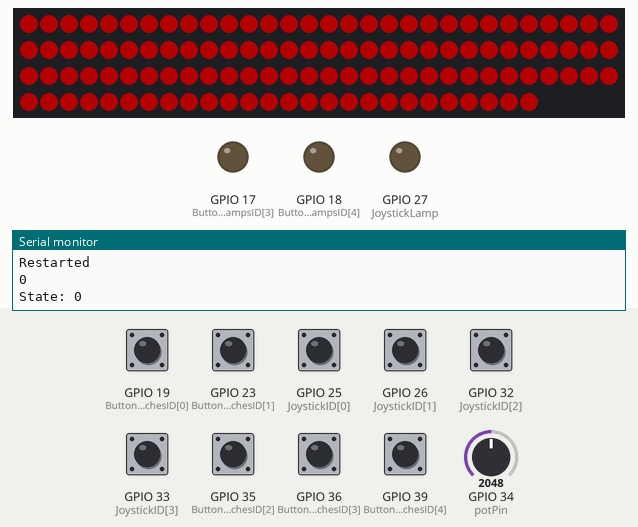
The program below on a simulated ESP32. Parts: 116 RGB LEDs in strip order, left to right, continuing on the next row, output pins drawn as LEDs (lit = HIGH), the last lines printed to the serial monitor. Wiring (inferred from the names in the program): 2 × LPD8806 LEDs: data GPIO 4, clock GPIO 2 / data GPIO 5, clock GPIO 16. The inputs (shaded band) are chosen by the test bench; at power-on: GPIO 19 (ButtonSwitchesID[0]), GPIO 23 (ButtonSwitchesID[1]), GPIO 25 (JoystickID[0]), GPIO 26 (JoystickID[1]), GPIO 32 (JoystickID[2]), GPIO 33 (JoystickID[3]), GPIO 35 (ButtonSwitchesID[2]), GPIO 36 (ButtonSwitchesID[3]), GPIO 39 (ButtonSwitchesID[4]) HIGH, GPIO 34 (potPin) = 2048. Dim RGB values are drawn brighter than linear; pins used as bus, display or sensor lines are not drawn.

Above: at 6.29 s.
7.3 s: GPIO 39 (ButtonSwitchesID[4]) pulled LOW for 0.15 s
At 7.4 s:
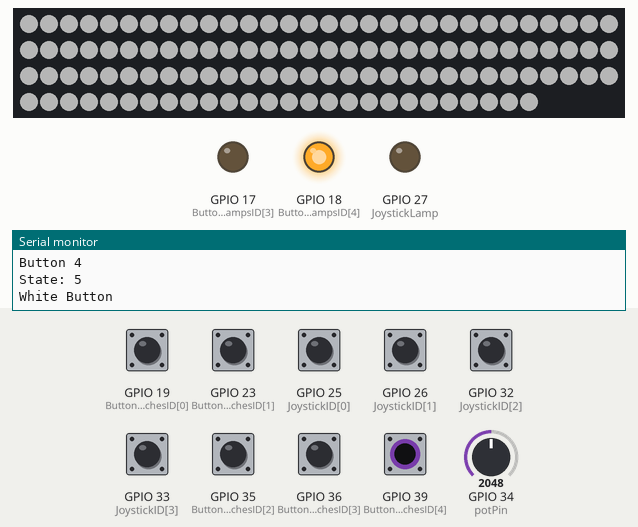
8.9 s: GPIO 19 (ButtonSwitchesID[0]) pulled LOW for 0.15 s
At 8.99 s:
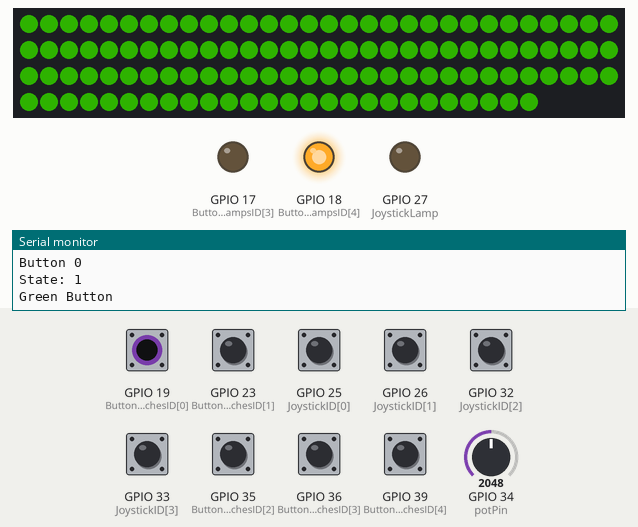
10.5 s: GPIO 36 (ButtonSwitchesID[3]) pulled LOW for 0.15 s
At 10.58 s:
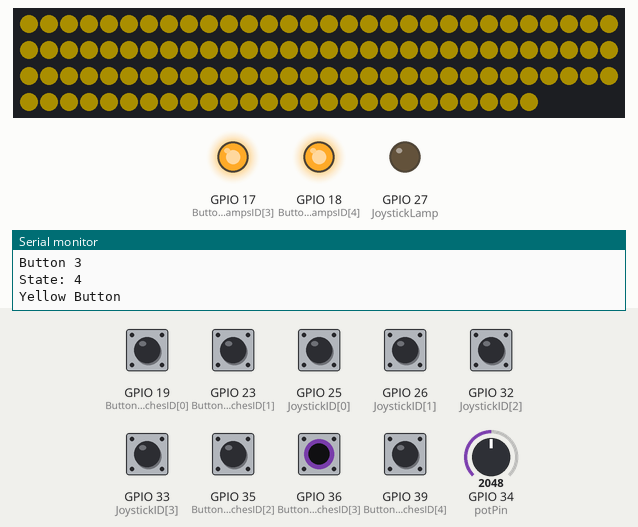
12.1 s: GPIO 35 (ButtonSwitchesID[2]) pulled LOW for 0.15 s
At 12.23 s:
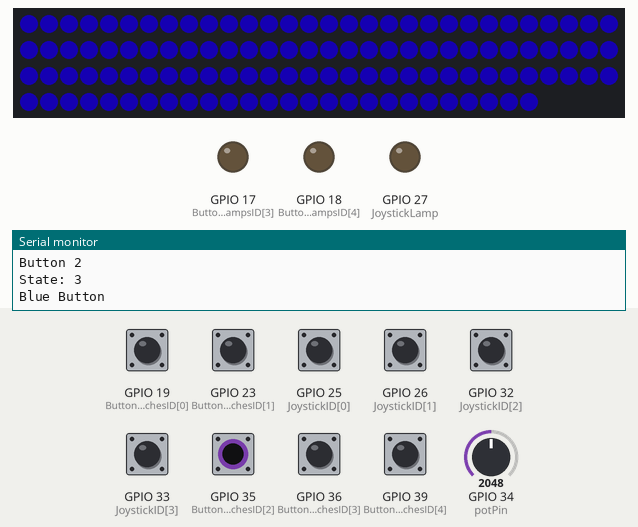
13.7 s: GPIO 23 (ButtonSwitchesID[1]) pulled LOW for 0.15 s
At 13.83 s:
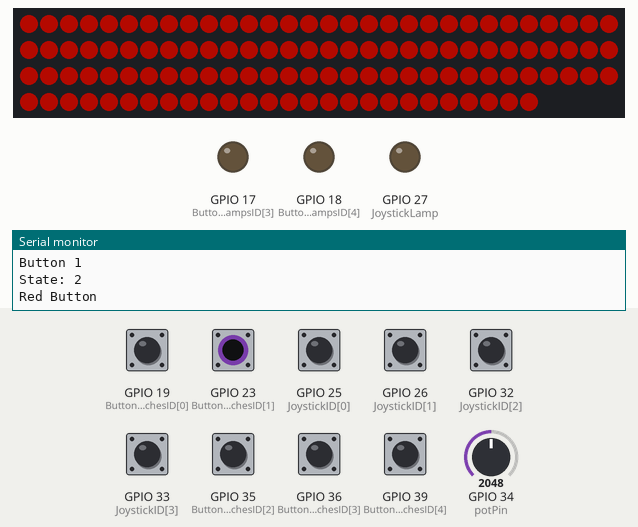
15.4 s: GPIO 25 (JoystickID[0]) pulled LOW for 0.15 s
At 15.54 s:
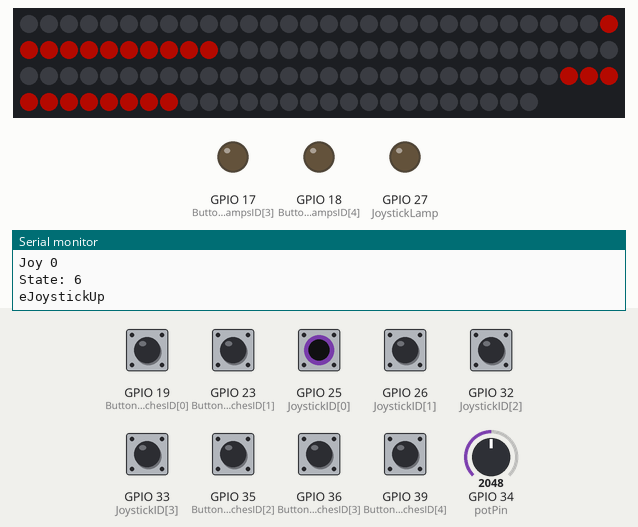
Timing chart, 0 to 20.0 s (numbered marks = the images above; inputs shaded):
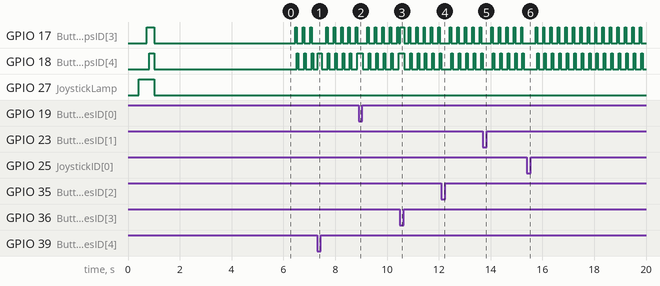

The program:

main.cpp
```cpp
#include <FastLED.h>

// How many leds in your strip?
#define NUM_LEDS 116

// For led chips like WS2812, which have a data line, ground, and power, you just
// need to define DATA_PIN.  For led chipsets that are SPI based (four wires - data, clock,
// ground, and power), like the LPD8806 define both DATA_PIN and CLOCK_PIN
// Clock pin only needed for SPI based chipsets when not using hardware SPI
#define DATA_PIN 3
#define CLOCK_PIN 13
#define LED 2
#define JoystickLamp 27


/*
*        S5                    S1
*|-------------------||-------------------|
*|                   ||                   |
*|                   ||                   |
*|S6               S8|| S4                | S2
*|                   ||                   |
*|       S7          ||        S3         |
*|-------------------||-------------------|
*/

//Right Side
//S8 + S2

//Left Side
//S6 + S4

#define S1s 0
#define S1e 11-1

#define S2s 11
#define S2e 11+18-1

#define S3s 11+18
#define S3e 11+18+11-1

#define S4s 11+18+11
#define S4e 11+18+11+18-1

#define S5s 11+18+11+18
#define S5e 11+18+11+18+11-1

#define S6s 11+18+11+18+11
#define S6e 11+18+11+18+11+18-1

#define S7s 11+18+11+18+11+18
#define S7e 11+18+11+18+11+18+11-1

#define S8s 11+18+11+18+11+18+11
#define S8e 11+18+11+18+11+18+11+18-1


// Potentiometer is connected to GPIO 34 (Analog ADC1_CH6)
const int potPin = 34;

// Define the array of leds
CRGB leds[NUM_LEDS];
int ButtonSwitchesID [5]={19,23,35,36,39};
int ButtonLampsID [5]={4,5,16,17,18};
int JoystickID[4]={25,26,32,33};
static uint8_t hue = 0;
static uint8_t lastHue = 0;
int i;
int j;
int potValue;
int nBrightness=255;
boolean bDEBUG=0;

void setup() {
  FastLED.addLeds<WS2812B, DATA_PIN, GRB>(leds, NUM_LEDS);  // GRB ordering is typical

  //Stayalive Signal
  pinMode(LED,OUTPUT);
  //ledcAttachPin(LED, 0);

  pinMode(ButtonLampsID[0],OUTPUT);
  pinMode(ButtonLampsID[1],OUTPUT);
  pinMode(ButtonLampsID[2],OUTPUT);
  pinMode(ButtonLampsID[3],OUTPUT);
  pinMode(ButtonLampsID[4],OUTPUT);

   //Joystick lights
  pinMode(JoystickLamp,OUTPUT);

  //Buttons
  pinMode(ButtonSwitchesID[0],INPUT_PULLUP);
  pinMode(ButtonSwitchesID[1],INPUT_PULLUP);
  pinMode(ButtonSwitchesID[2],INPUT_PULLUP);
  pinMode(ButtonSwitchesID[3],INPUT_PULLUP);
  pinMode(ButtonSwitchesID[4],INPUT_PULLUP);

  //Joystick
  pinMode(JoystickID[0],INPUT_PULLUP);
  pinMode(JoystickID[1],INPUT_PULLUP);
  pinMode(JoystickID[2],INPUT_PULLUP);
  pinMode(JoystickID[3],INPUT_PULLUP);

  //Turn the LED on, then pause
  leds[0] = CRGB::Red;
  FastLED.show();
  delay(10);

  // Now turn the LED off, then pause
  leds[0] = CRGB::Black;
  FastLED.show();

  //Serial port for debugging
  Serial.begin(115200);
  Serial.println("Restarted");
  Serial.println("");

}

//void fadeall() { for(int i = 0; i < NUM_LEDS; i++) { leds[i].nscale8(250); } }
void fadeall() { for(int i = 0; i < NUM_LEDS; i++) { leds[i].nscale8(253); } }

void initialiseShow(){
  //Light up Joystick
    digitalWrite(JoystickLamp, HIGH);
  //Light up buttons
  for(i=0;i<5;i++){
     digitalWrite(ButtonLampsID[i], HIGH);
     delay(100);
  }
  delay(100);
  for(i=0;i<5;i++){
     digitalWrite(ButtonLampsID[i], LOW);
  }
  digitalWrite(JoystickLamp, LOW);


  //Paint all and fade up
  hue=0;
  nBrightness=125;
  for(int k=0;k<NUM_LEDS;k++){
    leds[k] = CHSV(hue, 255, nBrightness);
    delay(10);
    FastLED.show();
  }
 delay(200);
  //
  for(int l=0;l<255;l++){
    for(int k=0;k<NUM_LEDS;k++){
      leds[k] = CHSV(l, 255, nBrightness);
    }
    delay(10);
    FastLED.show();
  }


}

void AllRed(int nBrightness){
  hue=5;
  lastHue=hue;
  for(int l=0;l<NUM_LEDS;l++){
    leds[l] = CHSV(hue, 255, nBrightness);

  }
   //FastLED.show();
}

void AllGreen(int nBrightness){
  hue=85;
  lastHue=hue;
  for(int k=0;k<NUM_LEDS;k++){
    leds[k] = CHSV(hue, 255, nBrightness);
    //leds[k] = CRGB::Green;

  }
   //FastLED.show();
}

void AllBlue(int nBrightness){
  hue=171;
  lastHue=hue;
  for(int k=0;k<NUM_LEDS;k++){
    leds[k] = CHSV(hue, 255, nBrightness);
  }
   //FastLED.show();
}

void AllWhite(int nBrightness){
  hue=255;
  lastHue=hue;
  for(int k=0;k<NUM_LEDS;k++){
    leds[k] = CHSV(hue, 0, nBrightness);
  }
  // FastLED.show();
}

void AllYellow(int nBrightness){
  hue=55;
  lastHue=hue;
  for(int k=0;k<NUM_LEDS;k++){
    leds[k] = CHSV(hue, 255, nBrightness);
  }
   //FastLED.show();
}

void PaintTop(int nBrightness){
  //s3 and S7
  for(int k=0;k<NUM_LEDS;k++){
    //'Segment3
    if ((k>=S3s) && (k<=S3e)){
      leds[k] = CHSV(lastHue, 255, nBrightness);
    }
    else if((k>=S7s) && (k<=S7e)){
      //Segment7
      leds[k] = CHSV(lastHue, 255, nBrightness);
    }
    else{
      leds[k] = CHSV(lastHue, 0, 0);
    }
  }
}

void PaintDown(int nBrightness){
    for(int k=0;k<NUM_LEDS;k++){
      //'Segment3
      if ((k>=S1s) && (k<=S1e)){
        leds[k] = CHSV(lastHue, 255, nBrightness);
      }
      else if((k>=S5s) && (k<=S5e)){
        //Segment7
        leds[k] = CHSV(lastHue, 255, nBrightness);
      }
      else{
        leds[k] = CHSV(lastHue, 0, 0);
      }
  }
}

void PaintRightSide(int nBrightness){
    for(int k=0;k<NUM_LEDS;k++){
      //'Segment4
      if ((k>=S4s) && (k<=S4e)){
        leds[k] = CHSV(lastHue, 255, nBrightness);
      }
      else if((k>=S6s) && (k<=S6e)){
        //Segment6
        leds[k] = CHSV(lastHue, 255, nBrightness);
      }
      else{
        leds[k] = CHSV(lastHue, 0, 0);
      }
  }
}

void PaintLeftSide(int nBrightness){
    for(int k=0;k<NUM_LEDS;k++){
      //'Segment4
      if ((k>=S2s) && (k<=S2e)){
        leds[k] = CHSV(lastHue, 255, nBrightness);
      }
      else if((k>=S8s) && (k<=S8e)){
        //Segment6
        leds[k] = CHSV(lastHue, 255, nBrightness);
      }
      else{
        leds[k] = CHSV(lastHue, 0, 0);
      }
  }
}


enum eStates{
  eInitialise =0,
  eButtonGreen=1,
  eButtonRed =2,
  eButtonBlue=3,
  eButtonYellow=4,
  eButtonWhite=5,
  eJoystickUp=6,
  eJoystickDown=7,
  eJoystickLeft=8,
  eJoystickRight=9,
  eRandomLights=10,
  eRightLights=11,
  eLeftLights=12,
  eTop=13,
  eBottom=14,
  eLeft=15,
  eRight=16
};

enum eColor{  eGreen=0,
              eRed =1,
              eBlue =2,
              eYellow=3,
              eWhite=4};

int nState=eInitialise;

void ReadPotionemeter(){
  potValue = analogRead(potPin);
  nBrightness=potValue/16;
}

void loop() {
  int a;
  delay(400);

  digitalWrite(JoystickLamp, HIGH);

  initialiseShow();

  //Infinite loop
  do {

  if ((digitalRead(LED)==LOW)){
    digitalWrite(LED, HIGH);
  }
  else{
        digitalWrite(LED, LOW);
  }

  delay(50);
  Serial.println(potValue);

  //Buttons
  for(int i=0;i<5;i++){
    if(digitalRead(ButtonSwitchesID[i])==LOW) {
      //digitalWrite(ButtonLampsID[i], HIGH);
      Serial.print("Button ");
      Serial.println(i);
      nState=i+1;
    }
    else{
      //digitalWrite(ButtonLampsID[i], LOW);
    }
  }

  //Joystick
  for(int i=0;i<4;i++){
    if(digitalRead(JoystickID[i])==LOW) {
      //digitalWrite(ButtonLampsID[i], HIGH);
      Serial.print("Joy ");
      Serial.println(i);
      nState=i+1+5;
    }
    else{
      //digitalWrite(ButtonLampsID[i], LOW);
    }
  }

  Serial.print("State: ");
  Serial.println(nState);

  switch (nState){
    case eInitialise:
     digitalWrite(ButtonLampsID[0], LOW);
     digitalWrite(ButtonLampsID[1], LOW);
     digitalWrite(ButtonLampsID[2], LOW);
     digitalWrite(ButtonLampsID[3], LOW);
     digitalWrite(ButtonLampsID[4], LOW);
     j=0;
     hue=0;
     nState=eRightLights;
    break;

    case eButtonGreen:
      //Turn button red
      Serial.println("Green Button");
      digitalWrite(ButtonLampsID[0], HIGH);
      AllGreen(nBrightness);
      nState=eInitialise;
    break;

    case eButtonRed:
      //Turn button red
      Serial.println("Red Button");
      digitalWrite(ButtonLampsID[1], HIGH);
      AllRed(nBrightness);
      //Turn the leds RED
      nState=eInitialise;
    break;

    case eButtonBlue:
      //Turn button red
      Serial.println("Blue Button");
      digitalWrite(ButtonLampsID[2], HIGH);
      AllBlue(nBrightness);
      nState=eInitialise;
    break;

    case eButtonYellow:
      Serial.println("Yellow Button");
      digitalWrite(ButtonLampsID[3], HIGH);
      AllYellow(nBrightness);
      nState=eInitialise;
    break;

    case eButtonWhite:
      //Turn button red
      Serial.println("White Button");
      digitalWrite(ButtonLampsID[4], HIGH);
      AllWhite(nBrightness);
      nState=eInitialise;
    break;

    case eJoystickUp:
      Serial.println("eJoystickUp");
      PaintTop(nBrightness);
        //FastLED.show();
      nState=eInitialise;
    break;

    case eJoystickDown:
      PaintDown(nBrightness);
      nState=eInitialise;
    break;

    case eJoystickLeft:
      PaintLeftSide(nBrightness);
      nState=eInitialise;
    break;

    case eJoystickRight:
      PaintRightSide(nBrightness);
      nState=eInitialise;
    break;

    case eRightLights:
      j = j+1;
      if (j< NUM_LEDS){
          //for(int i = 0; i < NUM_LEDS; i++) {
          // Set the i'th led to red
          leds[j] = CHSV(hue++, 255, nBrightness);
          // Show the leds
          FastLED.show();
          // now that we've shown the leds, reset the i'th led to black
          // leds[i] = CRGB::Black;
          fadeall();
          // Wait a little bit before we loop around and do it again
          //delay(5);
          ReadPotionemeter();


          //turn off the lights
          for(int i=0;i<5;i++){
            digitalWrite(ButtonLampsID[i], LOW);
          }
          a=j % 5;
          digitalWrite(ButtonLampsID[a], HIGH);


      }
      else{
        j=NUM_LEDS;
        nState=eLeftLights;
        //Turn Off buttons
        for(int i=0;i<5;i++){
            digitalWrite(ButtonLampsID[i], LOW);
        }
        //Turn On Joystic
         digitalWrite(JoystickLamp, HIGH);

      }
      break;


    case eLeftLights:
      j=j-1;
      if (j>=0){
                 // for(int i = (NUM_LEDS)-1; i >= 0; i--) {
        // Set the i'th led to red
        leds[j] = CHSV(hue++, 255, nBrightness);
        // Show the leds
        FastLED.show();
        // now that we've shown the leds, reset the i'th led to black
        // leds[i] = CRGB::Black;
        fadeall();
        // Wait a little bit before we loop around and do it again
        //delay(5);
        ReadPotionemeter();
      }
      else{
        j=0;
        nState=eRightLights;
        //Turn On Joystic
         digitalWrite(JoystickLamp, LOW);
      }
    break;

    case eTop:

    break;

    case eBottom:
    break;

    case eRight:
    break;

     case eLeft:
    break;

    default:
    break;
    }

    FastLED.show();

  } while (true);
}
```

Measured:
- after the input at 7.3 s, the LEDs: change at once (image 1)
- after the input at 8.9 s, the LEDs: change at once (image 2)
- after the input at 10.5 s, the LEDs: change at once (image 3)
- after the input at 12.1 s, the LEDs: change after 0.05 s (image 4)
- after the input at 13.7 s, the LEDs: change after 0.05 s (image 5)
- after the input at 15.4 s, the LEDs: first differ from a run without the input after 0.06 s (image 6)
